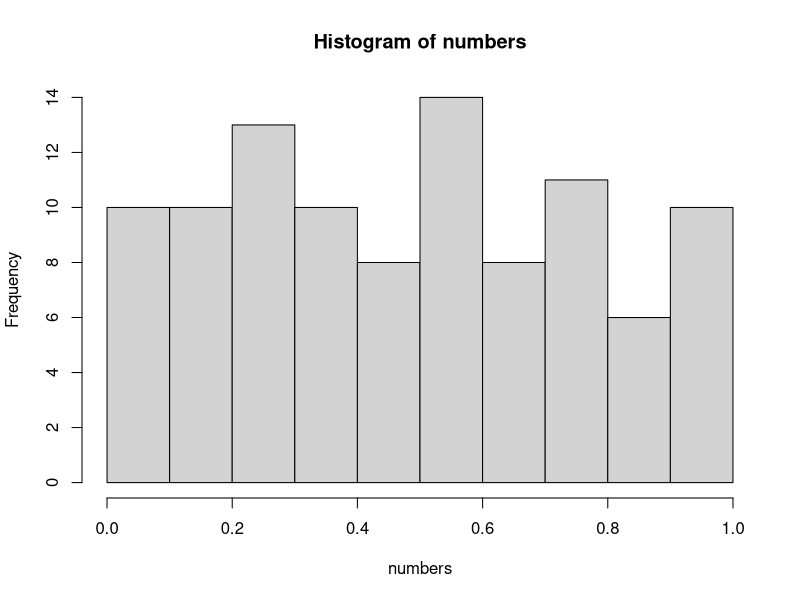

R code for this plot:
## ---- chunk 1
numbers <- runif(1:100)
hist(numbers)
numbers_mean <- mean(numbers) # get the mean
img_url <- "![puppies
](url goes here)"
## ---- chunk 2
print("Hello World!")
